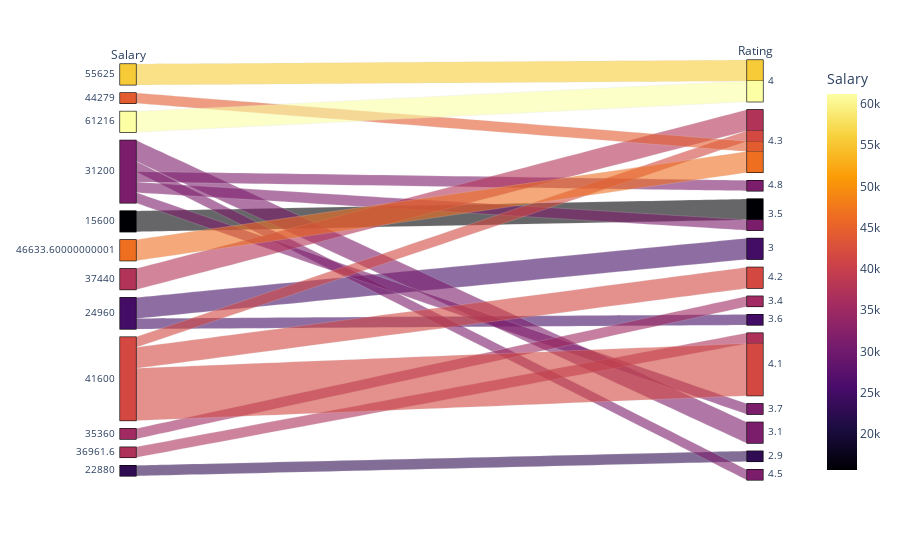

The cell this chart's notebook holds for it:
### Markdown cell above
# 2. Is there a correlation between Salary & Rating?

### Code cell
import plotly.express as px
data2= pd.concat([data['Salary'], data['Rating']],axis=1, keys=['Salary', 'Rating'])
fig = px.parallel_categories(data2, color="Salary", color_continuous_scale=px.colors.sequential.Inferno)
fig.show()

### Figure 1 — Plotly figure (JSON) as saved in the notebook; plotly's stock layout.template omitted (floating-point values rounded to 4 significant figures)
{"data": [{"dimensions": [{"label": "Salary", "values": [55625, 55625, 44279, 61216, 61216, 31200, 15600, 15600, 46630.0, 37440, 24960, 41600, 24960, 35360, 37440, 24960, 41600, 41600, 41600, 41600, 41600, 41600, 31200, 41600, 31200, 36960.0, 22880, 46630.0, 31200, 31200, 31200]}, {"label": "Rating", "values": [4, 4, 4.3, 4, 4, 4.8, 3.5, 3.5, 4.3, 4.3, 3, 4.2, 3, 3.4, 4.3, 3.6, 4.2, 4.1, 4.1, 4.1, 4.1, 4.1, 3.7, 4.3, 3.1, 4.1, 2.9, 4.3, 3.5, 3.1, 4.5]}], "domain": {"x": [0, 1], "y": [0, 1]}, "line": {"color": [55625, 55625, 44279, 61216, 61216, 31200, 15600, 15600, 46630.0, 37440, 24960, 41600, 24960, 35360, 37440, 24960, 41600, 41600, 41600, 41600, 41600, 41600, 31200, 41600, 31200, 36960.0, 22880, 46630.0, 31200, 31200, 31200], "coloraxis": "coloraxis"}, "name": "", "type": "parcats"}], "layout": {"coloraxis": {"colorbar": {"title": {"text": "Salary"}}, "colorscale": [[0, "#000004"], [0.1111, "#1b0c41"], [0.2222, "#4a0c6b"], [0.3333, "#781c6d"], [0.4444, "#a52c60"], [0.5556, "#cf4446"], [0.6667, "#ed6925"], [0.7778, "#fb9b06"], [0.8889, "#f7d13d"], [1, "#fcffa4"]]}, "legend": {"tracegroupgap": 0}, "margin": {"t": 60}}}
